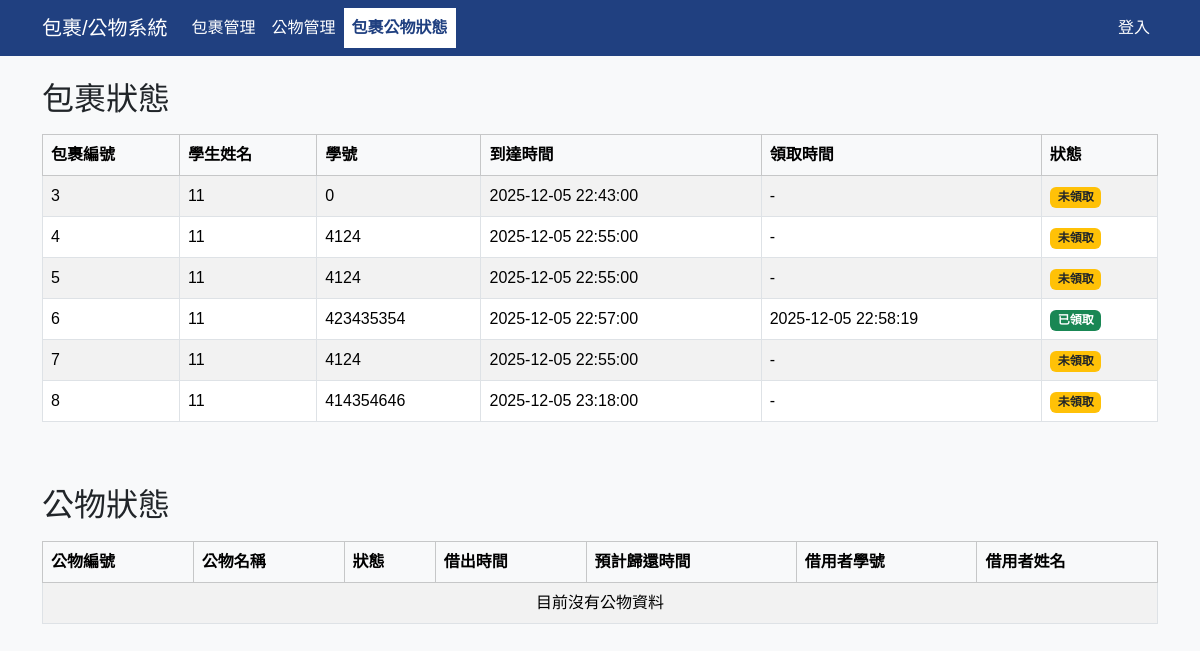
The page /state.php on the database as committed earlier.
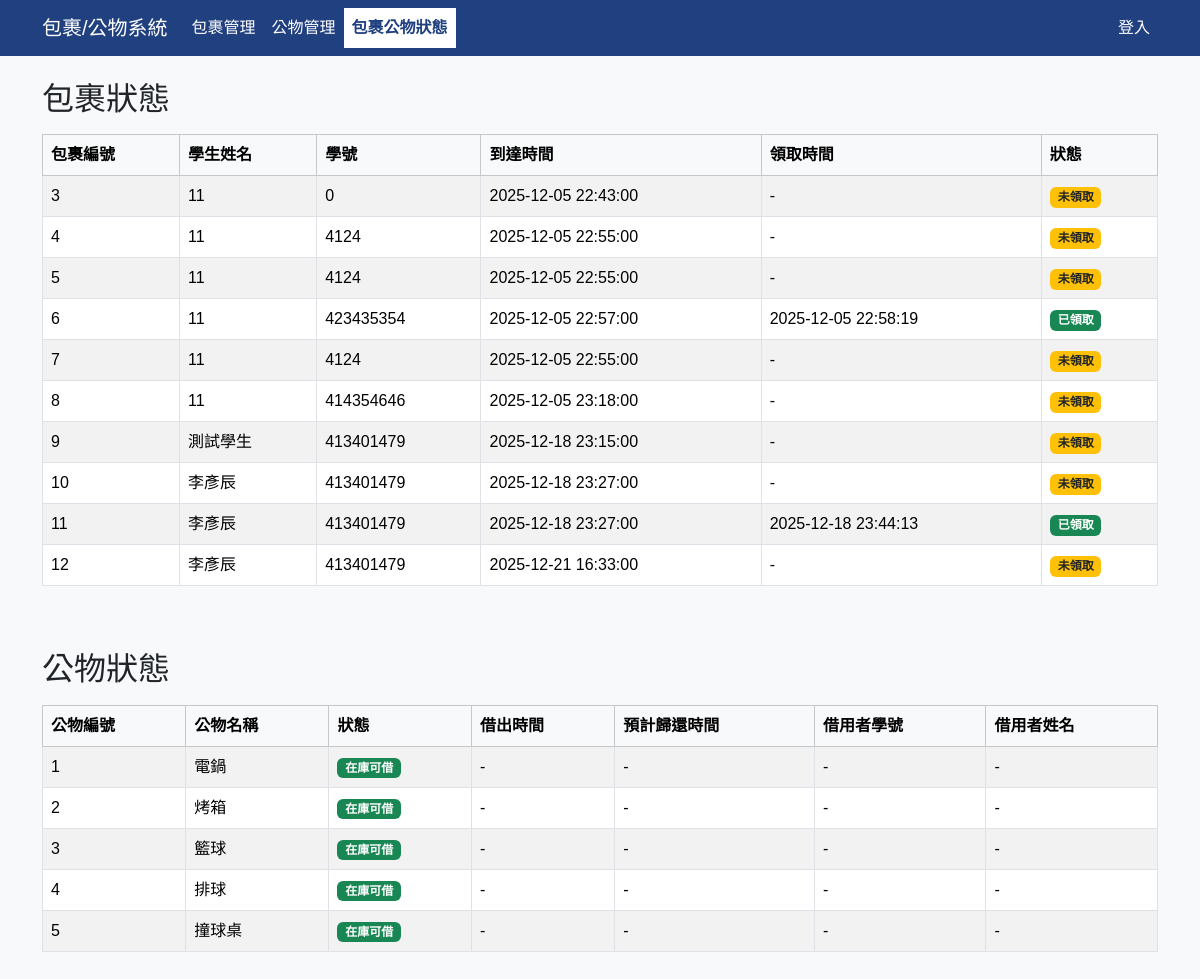
The same page on the database as committed later.
### tables this page shows
CREATE TABLE `package` (
  `package_id` int(255) NOT NULL,
  `student_name` varchar(30) NOT NULL,
  `student_id` int(11) NOT NULL,
  `arrive_time` datetime NOT NULL,
  `receive_time` datetime DEFAULT NULL,
  `state` varchar(10) NOT NULL DEFAULT 'N',
  `image_path` varchar(255) DEFAULT NULL
);

CREATE TABLE `public` (
  `public_id` int(255) NOT NULL,
  `public_name` varchar(255) NOT NULL,
  `state` varchar(255) NOT NULL DEFAULT 'Y',
  `borrow_time` datetime DEFAULT NULL,
  `expected_return_time` datetime DEFAULT NULL,
  `borrower_id` int(11) DEFAULT NULL,
  `borrower_name` varchar(255) DEFAULT NULL
);

### state.php (the view, shortened to what this page needs)
<?php
require 'config/db.php';
$packageSql    = "SELECT * FROM package ORDER BY package_id ASC";
$packageResult = mysqli_query($conn, $packageSql);
$publicSql    = "SELECT * FROM public ORDER BY public_id ASC";
$publicResult = mysqli_query($conn, $publicSql);
include 'includes/header.php';
?>
<div class="container mt-4 mb-5">
  <h2 class="mb-3">包裹狀態</h2>
  <div class="table-responsive mb-5">
    <table class="table table-striped table-bordered align-middle">
      <thead class="table-light">
        <tr>
          <th>包裹編號</th>
          <th>學生姓名</th>
          <th>學號</th>
          <th>到達時間</th>
          <th>領取時間</th>
          <th>狀態</th>
        </tr>
      </thead>
      <tbody>
        <?php if ($packageResult && mysqli_num_rows($packageResult) > 0): ?>
          <?php while ($row = mysqli_fetch_assoc($packageResult)): ?>
            <?php
              $stateText  = ($row['state'] === 'Y') ? '已領取' : '未領取';
              $stateBadge = ($row['state'] === 'Y') ? 'bg-success' : 'bg-warning text-dark';
            ?>
            <tr>
              <td><?= htmlspecialchars($row['package_id']) ?></td>
              <td><?= htmlspecialchars($row['student_name']) ?></td>
              <td><?= htmlspecialchars($row['student_id']) ?></td>
              <td><?= htmlspecialchars($row['arrive_time']) ?></td>
              <td><?= $row['receive_time'] ? htmlspecialchars($row['receive_time']) : '-' ?></td>
              <td>
                <span class="badge <?= $stateBadge ?>"><?= $stateText ?></span>
              </td>
            </tr>
          <?php endwhile; ?>
        <?php else: ?>
          <tr>
            <td colspan="6" class="text-center">目前沒有包裹資料</td>
          </tr>
        <?php endif; ?>
      </tbody>
    </table>
  </div>
  <h2 class="mb-3">公物狀態</h2>
  <div class="table-responsive">
    <table class="table table-striped table-bordered align-middle">
      <thead class="table-light">
        <tr>
          <th>公物編號</th>
          <th>公物名稱</th>
          <th>狀態</th>
          <th>借出時間</th>
          <th>預計歸還時間</th>
          <th>借用者學號</th>
          <th>借用者姓名</th>
        </tr>
      </thead>
      <tbody>
        <?php if ($publicResult && mysqli_num_rows($publicResult) > 0): ?>
          <?php while ($row = mysqli_fetch_assoc($publicResult)): ?>
            <?php
              $stateText  = ($row['state'] === 'Y') ? '在庫可借' : '已借出';
              $stateBadge = ($row['state'] === 'Y') ? 'bg-success' : 'bg-danger';
            ?>
            <tr>
              <td><?= htmlspecialchars($row['public_id']) ?></td>
              <td><?= htmlspecialchars($row['public_name']) ?></td>
              <td><span class="badge <?= $stateBadge ?>"><?= $stateText ?></span></td>
              <td><?= $row['borrow_time'] ? htmlspecialchars($row['borrow_time']) : '-' ?></td>
              <td><?= $row['expected_return_time'] ? htmlspecialchars($row['expected_return_time']) : '-' ?></td>
              <td><?= $row['borrower_id'] ? htmlspecialchars($row['borrower_id']) : '-' ?></td>
              <td><?= $row['borrower_name'] ? htmlspecialchars($row['borrower_name']) : '-' ?></td>
            </tr>
          <?php endwhile; ?>
        <?php else: ?>
          <tr>
            <td colspan="7" class="text-center">目前沒有公物資料</td>
          </tr>
        <?php endif; ?>
      </tbody>
    </table>
  </div>
</div>
</body>
</html>

### includes/header.php (shortened to what this page needs)
<?php
$path = $path ?? "";
function nav_active($file) {
    $current = basename($_SERVER['PHP_SELF']);
    return $current === $file ? ' active' : '';
}
?>
<!DOCTYPE html>
<html lang="zh-Hant">
<head>
    <link href="https://cdn.jsdelivr.net/npm/bootstrap@5.3.3/dist/css/bootstrap.min.css" rel="stylesheet">
    <link rel="stylesheet" href="https://cdn.datatables.net/2.0.8/css/dataTables.bootstrap5.css">
    <link rel="stylesheet" href="<?=$path?>includes/custom.css" />
</head>
<body class="bg-light">
  <nav class="navbar navbar-expand-lg custom-bg">
    <div class="container">
      <a class="navbar-brand" href="<?=$path?>#">包裹/公物系統</a>
      <div class="collapse navbar-collapse" id="navbarNav">
        <ul class="navbar-nav me-auto mb-2 mb-lg-0">
          <li class="nav-item">
            <a class="nav-link<?=nav_active('package.php')?>" href="<?=$path?>package.php">包裹管理</a>
          </li>
          <li class="nav-item">
            <a class="nav-link<?=nav_active('public.php')?>" href="<?=$path?>public.php">公物管理</a>
          </li>
          <li class="nav-item">
            <a class="nav-link<?=nav_active('state.php')?>" href="<?=$path?>state.php">包裹公物狀態</a>
          </li>
        </ul>
        <ul class="navbar-nav mb-2 mb-lg-0">
        <?php if(isset($_SESSION['username'])): ?>
          <li class="nav-item">
            <a class="nav-link" href="<?=$path?>logout.php">登出</a>
          </li>
        <?php else: ?>
          <li class="nav-item">
            <a class="nav-link" href="<?=$path?>index.php">登入</a>
          </li>
        <?php endif; ?>
        </ul>
      </div>
    </div>
  </nav>

### includes/custom.css (style rules this page uses)
.custom-bg { background-color: #204080 !important; color: #fff !important; }
.custom-bg .navbar-nav .nav-link, .custom-bg .navbar-brand, .custom-bg .navbar-toggler { color: #fff !important; }
.custom-bg .navbar-nav .nav-link.active { font-weight: bold; color: #204080 !important; background: #fff !important; }
body { font-family: "Microsoft JhengHei", sans-serif; background: #f5f5f5; }

Rows that differ between the two databases and show on the page:
added package: package_id "9", student_name "測試學生", student "413401479", arrive_time "2025-12-18 23:15:00", state "未領取"
added package: package_id "10", student_name "李彥辰", student "413401479", arrive_time "2025-12-18 23:27:00", state "未領取"
added package: package_id "11", student_name "李彥辰", student "413401479", arrive_time "2025-12-18 23:27:00", receive_time "2025-12-18 23:44:13", state "已領取"
added package: package_id "12", student_name "李彥辰", student "413401479", arrive_time "2025-12-21 16:33:00", state "未領取"
added public: public_id "1", public_name "電鍋", state "在庫可借"
added public: public_id "2", public_name "烤箱", state "在庫可借"
added public: public_id "3", public_name "籃球", state "在庫可借"
added public: public_id "4", public_name "排球", state "在庫可借"
added public: public_id "5", public_name "撞球桌", state "在庫可借"
Other text that changed with them:
text no longer shown: "目前沒有公物資料"
